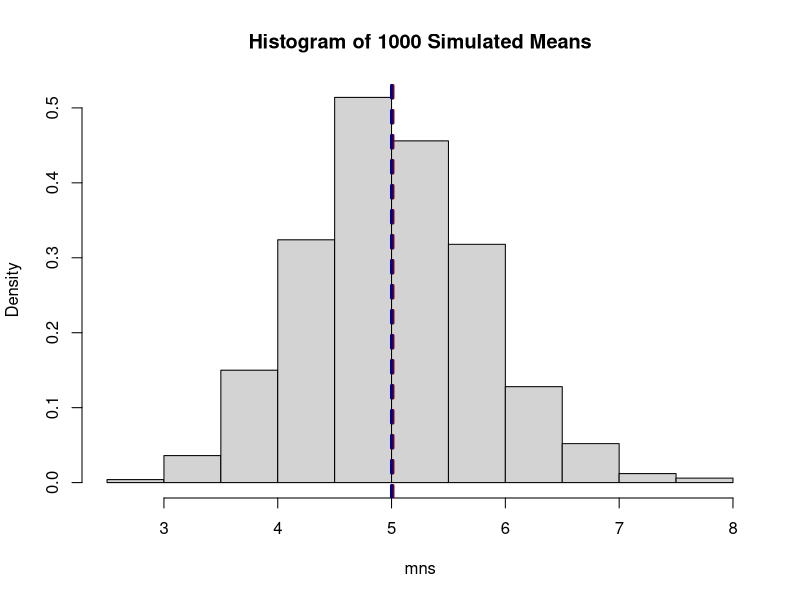
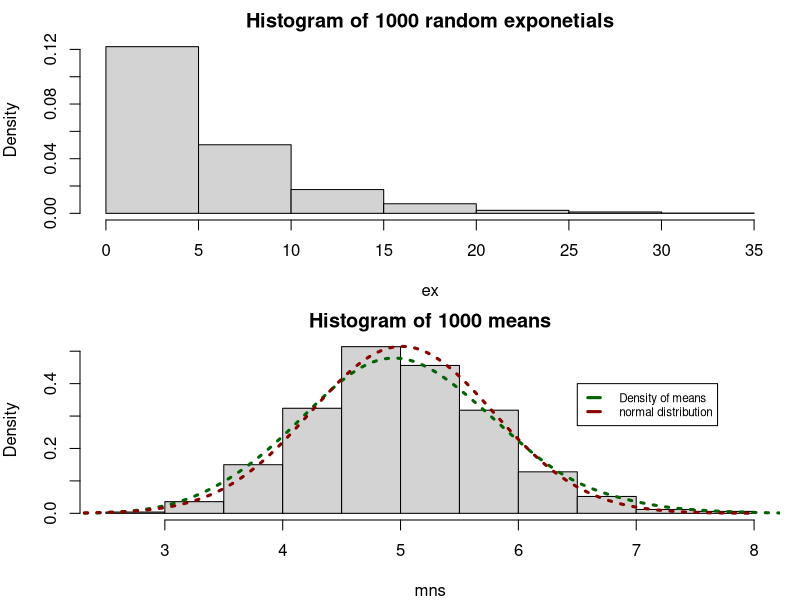

Write the R code that produced these figures, in order.
## ---- chunk 1
knitr::opts_chunk$set(echo = TRUE)
## ---- chunk 2
## Set up parameters
lambda <- 0.2
n <- 40
simulations <- 1000

# Set seed for reproduciblity
set.seed(123)

# Create a vector containing 1000 means of 40 random exponentials. 
mns <- NULL
for(i in 1:simulations){mns <- c(mns, mean(rexp(n,lambda)))}
length(mns)
## ---- chunk 3
simulated_mean <- mean(mns)
simulated_mean
theoretical_mean <- 1/lambda
theoretical_mean
## ---- chunk 4
# Generate a histogram plot for the 1000 means of 40 random exponentials
hist(mns, prob=TRUE, main="Histogram of 1000 Simulated Means")
abline(v=simulated_mean, col="darkred", lty=2, lwd=3)
abline(v=theoretical_mean, col="darkblue", lty=2, lwd=3)
## ---- chunk 5
simulated_sd <- sd(mns)
simulated_sd
theoretical_sd <- (1/lambda)/sqrt(n)
theoretical_sd
simulated_variance <- var(mns)
simulated_variance
theoretical_variance <- (1/lambda)^2/n
theoretical_variance
## ---- chunk 6
# Make a plot of two rows and 1 column
par(mfrow=c(2,1), mar=c(4,4,2,1))

# Create a vector containing 1000 random exponetials
ex=rexp(1000,lambda)

# Generate a histgram plot for 1000 random exponentials
hist(ex, prob=TRUE, main="Histogram of 1000 random exponetials")

# Generate a histgram plot for the 1000 means with prob=TRUE for probabilities not counts
hist(mns, prob=TRUE, main="Histogram of 1000 means")

# Add a density plot line
lines(density(mns, adjust=2), lty="dotted", col="darkgreen", lwd=3)

# Add a normal distribution line
x <- seq(2,8, length=1000)
y <- dnorm(x, mean=mean(mns),sd=sd(mns))
lines(x,y, lty="dotted", col="darkred", lwd=3)

# Add a legend
legend(6.5,0.4, legend=c("Density of means","normal distribution"), 
       col=c("darkgreen", "darkred"),
       lty=2, lwd=3,cex=0.7)
